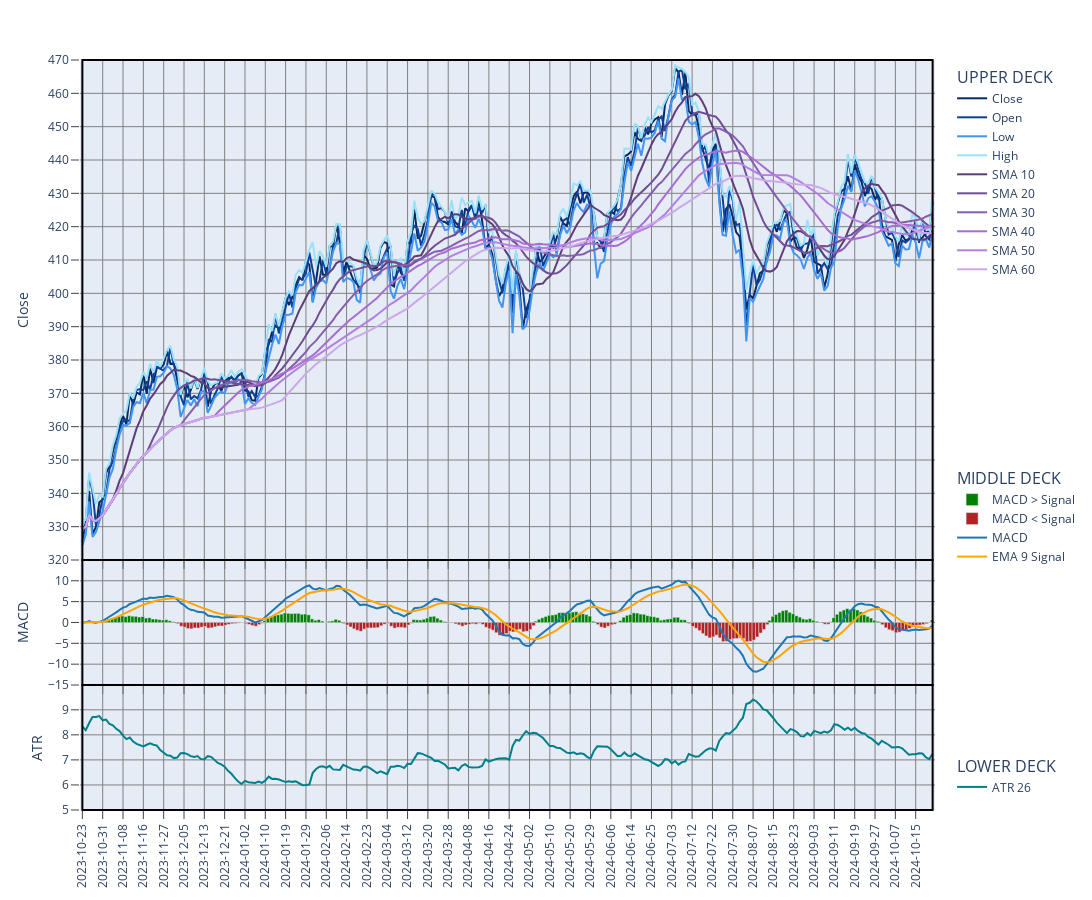

The notebook cell saved with this chart:
### Code cell
fig_data = analyze_prices.update_color_theme(fig_data, theme, new_color_theme = 'sapphire', invert = False, overlay_name = 'OV1')
fig_data = analyze_prices.update_color_theme(fig_data, theme, new_color_theme = 'lavender', invert = False, overlay_name = 'OV3')
fig_data['fig'].show()
print(fig_data['overlays'])

### Figure 1 — Plotly figure (JSON) as saved in the notebook; plotly's stock layout.template omitted (floating-point values rounded to 4 significant figures; data arrays with more than 128 entries replaced by an {"elided": "..."} marker saying what was removed)
{"data": [{"hoverinfo": "skip", "legendgroup": "dummy", "line": {"width": 0}, "showlegend": false, "type": "scatter", "x": {"elided": "252 str values"}, "xaxis": "x", "y": {"elided": "252 int values"}, "yaxis": "y"}, {"hoverinfo": "skip", "legendgroup": "dummy", "line": {"width": 0}, "showlegend": false, "type": "scatter", "x": {"elided": "252 str values"}, "xaxis": "x2", "y": {"elided": "252 int values"}, "yaxis": "y2"}, {"hoverinfo": "skip", "legendgroup": "dummy", "line": {"width": 0}, "showlegend": false, "type": "scatter", "x": {"elided": "252 str values"}, "xaxis": "x3", "y": {"elided": "252 int values"}, "yaxis": "y3"}, {"fill": "none", "fillcolor": "rgba(31, 119, 180, 0.6)", "legendgroup": "1", "legendgrouptitle": {"font": {"size": 16, "weight": "normal"}, "text": "UPPER DECK"}, "line": {"color": "rgba(8, 42, 95, 1)"}, "name": "Close", "showlegend": true, "type": "scatter", "x": {"elided": "252 str values"}, "xaxis": "x", "y": {"elided": "252 float values"}, "yaxis": "y"}, {"legendgroup": "1", "legendgrouptitle": {"font": {"size": 16, "weight": "normal"}, "text": "UPPER DECK"}, "line": {"color": "rgba(12, 65, 153, 1)"}, "name": "Open", "type": "scatter", "x": {"elided": "252 str values"}, "xaxis": "x", "y": {"elided": "252 float values"}, "yaxis": "y"}, {"legendgroup": "1", "legendgrouptitle": {"font": {"size": 16, "weight": "normal"}, "text": "UPPER DECK"}, "line": {"color": "rgba(65, 149, 244, 1)"}, "name": "Low", "type": "scatter", "x": {"elided": "252 str values"}, "xaxis": "x", "y": {"elided": "252 float values"}, "yaxis": "y"}, {"legendgroup": "1", "legendgrouptitle": {"font": {"size": 16, "weight": "normal"}, "text": "UPPER DECK"}, "line": {"color": "rgba(153, 225, 249, 1)"}, "name": "High", "type": "scatter", "x": {"elided": "252 str values"}, "xaxis": "x", "y": {"elided": "252 float values"}, "yaxis": "y"}, {"legendgroup": "1", "legendgrouptitle": {"font": {"size": 16, "weight": "normal"}, "text": "UPPER DECK"}, "line": {"color": "rgba(95, 60, 122, 1)"}, "name": "SMA 10", "type": "scatter", "x": {"elided": "252 str values"}, "xaxis": "x", "y": {"elided": "252 float values"}, "yaxis": "y"}, {"legendgroup": "1", "legendgrouptitle": {"font": {"size": 16, "weight": "normal"}, "text": "UPPER DECK"}, "line": {"color": "rgba(113, 78, 147, 1)"}, "name": "SMA 20", "type": "scatter", "x": {"elided": "252 str values"}, "xaxis": "x", "y": {"elided": "252 float values"}, "yaxis": "y"}, {"legendgroup": "1", "legendgrouptitle": {"font": {"size": 16, "weight": "normal"}, "text": "UPPER DECK"}, "line": {"color": "rgba(134, 93, 175, 1)"}, "name": "SMA 30", "type": "scatter", "x": {"elided": "252 str values"}, "xaxis": "x", "y": {"elided": "252 float values"}, "yaxis": "y"}, {"legendgroup": "1", "legendgrouptitle": {"font": {"size": 16, "weight": "normal"}, "text": "UPPER DECK"}, "line": {"color": "rgba(169, 109, 209, 1)"}, "name": "SMA 40", "type": "scatter", "x": {"elided": "252 str values"}, "xaxis": "x", "y": {"elided": "252 float values"}, "yaxis": "y"}, {"legendgroup": "1", "legendgrouptitle": {"font": {"size": 16, "weight": "normal"}, "text": "UPPER DECK"}, "line": {"color": "rgba(181, 126, 228, 1)"}, "name": "SMA 50", "type": "scatter", "x": {"elided": "252 str values"}, "xaxis": "x", "y": {"elided": "252 float values"}, "yaxis": "y"}, {"legendgroup": "1", "legendgrouptitle": {"font": {"size": 16, "weight": "normal"}, "text": "UPPER DECK"}, "line": {"color": "rgba(204, 167, 236, 1)"}, "name": "SMA 60", "type": "scatter", "x": {"elided": "252 str values"}, "xaxis": "x", "y": {"elided": "252 float values"}, "yaxis": "y"}, {"legendgroup": "2", "legendgrouptitle": {"font": {"size": 16, "weight": "normal"}, "text": "MIDDLE DECK"}, "marker": {"color": "rgba(0, 128, 0, 1)"}, "name": "MACD > Signal", "showlegend": true, "type": "bar", "width": 1, "x": {"elided": "252 str values"}, "xaxis": "x2", "y": {"elided": "252 float values"}, "yaxis": "y2"}, {"legendgroup": "2", "legendgrouptitle": {"font": {"size": 16, "weight": "normal"}, "text": "MIDDLE DECK"}, "marker": {"color": "rgba(178, 34, 34, 1)"}, "name": "MACD < Signal", "showlegend": true, "type": "bar", "width": 1, "x": {"elided": "252 str values"}, "xaxis": "x2", "y": {"elided": "252 float values"}, "yaxis": "y2"}, {"legendgroup": "2", "legendgrouptitle": {"font": {"size": 16, "weight": "normal"}, "text": "MIDDLE DECK"}, "line": {"color": "rgba(31, 119, 180, 1)"}, "name": "MACD", "showlegend": true, "type": "scatter", "x": {"elided": "252 str values"}, "xaxis": "x2", "y": {"elided": "252 float values"}, "yaxis": "y2"}, {"legendgroup": "2", "legendgrouptitle": {"font": {"size": 16, "weight": "normal"}, "text": "MIDDLE DECK"}, "line": {"color": "orange"}, "name": "EMA 9 Signal", "showlegend": true, "type": "scatter", "x": {"elided": "252 str values"}, "xaxis": "x2", "y": {"elided": "252 float values"}, "yaxis": "y2"}, {"legendgroup": "3", "legendgrouptitle": {"font": {"size": 16, "weight": "normal"}, "text": "LOWER DECK"}, "line": {"color": "rgba(0, 128, 138, 1)"}, "name": "ATR 26", "type": "scatter", "x": {"elided": "252 str values"}, "xaxis": "x3", "y": {"elided": "252 float values"}, "yaxis": "y3"}], "layout": {"height": 900, "legend": {"groupclick": "toggleitem", "tracegroupgap": 187.5, "traceorder": "grouped"}, "margin": {"t": 60}, "modebar": {"add": ["v1hovermode", "toggleSpikelines"]}, "shapes": [{"line": {"color": "black", "width": 2}, "type": "rect", "x0": "2023-10-23", "x1": "2024-10-22", "xref": "x", "y0": 0.3333, "y1": 1, "yref": "paper"}, {"line": {"color": "black", "width": 2}, "type": "rect", "x0": "2023-10-23", "x1": "2024-10-22", "xref": "x", "y0": 0.1667, "y1": 0.3333, "yref": "paper"}, {"line": {"color": "black", "width": 2}, "type": "rect", "x0": "2023-10-23", "x1": "2024-10-22", "xref": "x", "y0": 0, "y1": 0.1667, "yref": "paper"}], "width": 1450, "xaxis": {"anchor": "y", "domain": [0, 1], "gridcolor": "grey", "matches": "x3", "nticks": 47, "rangeslider": {"visible": false}, "showgrid": true, "showticklabels": false, "tickangle": -90, "ticklen": 8, "ticks": "outside", "type": "category"}, "xaxis2": {"anchor": "y2", "domain": [0, 1], "gridcolor": "grey", "matches": "x3", "nticks": 47, "showgrid": true, "showticklabels": false, "tickangle": -90, "ticklen": 8, "ticks": "outside", "type": "category"}, "xaxis3": {"anchor": "y3", "domain": [0, 1], "gridcolor": "grey", "nticks": 47, "showgrid": true, "tickangle": -90, "ticklen": 8, "ticks": "outside", "type": "category"}, "yaxis": {"anchor": "x", "domain": [0.3333, 1], "dtick": 10, "gridcolor": "grey", "range": [320, 470], "showgrid": true, "showticklabels": true, "tick0": 320, "ticklen": 8, "ticks": "outside", "title": {"text": "Close"}, "zeroline": true, "zerolinecolor": "grey", "zerolinewidth": 1}, "yaxis2": {"anchor": "x2", "domain": [0.1667, 0.3333], "dtick": 5, "gridcolor": "grey", "range": [-15, 14.98], "showgrid": true, "showticklabels": true, "tick0": -15, "ticklen": 8, "ticks": "outside", "title": {"text": "MACD"}, "zerolinecolor": "grey", "zerolinewidth": 1}, "yaxis3": {"anchor": "x3", "domain": [0, 0.1667], "dtick": 1, "gridcolor": "grey", "range": [5, 9.99], "showgrid": true, "showticklabels": true, "tick0": 5, "ticklen": 8, "ticks": "outside", "title": {"text": "ATR"}, "zeroline": true, "zerolinecolor": "grey", "zerolinewidth": 1}}}
